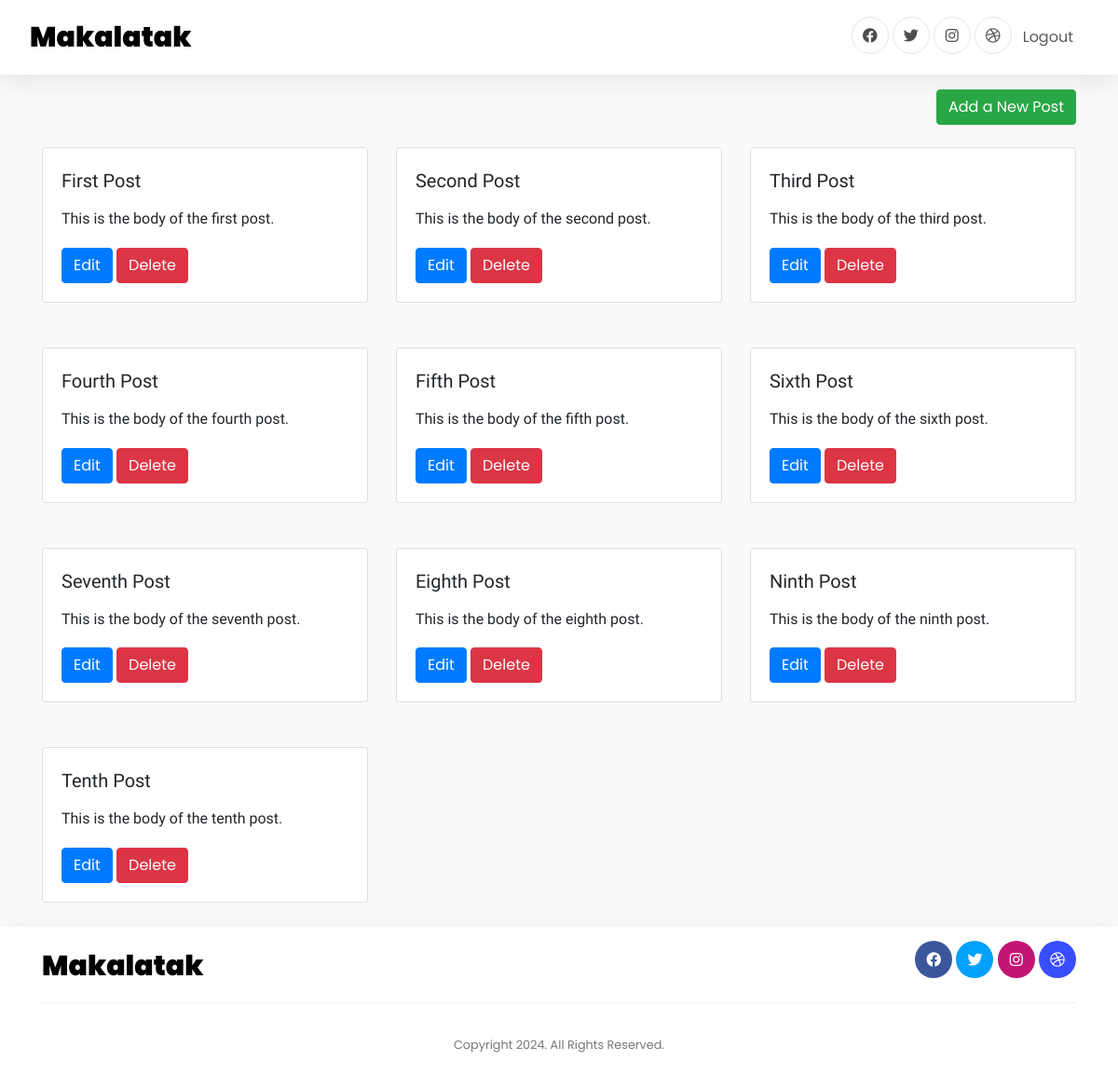
The page / on the database its author committed.
### tables this page shows
CREATE TABLE posts (
    id INT AUTO_INCREMENT PRIMARY KEY,
    title VARCHAR(255) NOT NULL,
    body TEXT NOT NULL,
    user_id INT NOT NULL,
    created_at TIMESTAMP DEFAULT CURRENT_TIMESTAMP,
    updated_at TIMESTAMP DEFAULT CURRENT_TIMESTAMP ON UPDATE CURRENT_TIMESTAMP,
    FOREIGN KEY (user_id) REFERENCES users(id) ON DELETE CASCADE ON UPDATE CASCADE
);

### index.php (the view, shortened to what this page needs)
<!DOCTYPE html>
<html lang="en">
<head>
<link rel="stylesheet" href="https://cdnjs.cloudflare.com/ajax/libs/font-awesome/6.1.1/css/all.min.css">
<link rel="stylesheet" href="https://cdn.jsdelivr.net/npm/sweetalert2@11.7.12/dist/sweetalert2.min.css">
<link rel="stylesheet" href="fonts/icomoon/style.css">
    <link rel="stylesheet" href="./css/footer.css">
<link rel="stylesheet" href="./css/bootstrap.min.css">
<link rel="stylesheet" href="./css/style.css">
<link rel="stylesheet" href="./css/animate.css">
<link rel="stylesheet" href="./css/index.css">
</head>
<body>
<header>
    <nav class="navbar justify-content-between d-flex navbar-expand-lg navbar-white bg-white">
    <a class="ms-3 navbar-brand" href="./index.php">Makalatak</a>
        <div class="collapse justify-content-end ms-auto navbar-collapse" id="navbarNav">
            <ul class="navbar-nav ml-auto me-3">
                <li class="social-media order-lg-last">
                    <p class="mb-0 d-flex">
                        <a href="#" class="d-flex align-items-center justify-content-center"><span class="fa-brands fa-facebook"><i class="sr-only">Facebook</i></span></a>
                        <a href="#" class="d-flex align-items-center justify-content-center"><span class="fa-brands fa-twitter"><i class="sr-only">Twitter</i></span></a>
                        <a href="#" class="d-flex align-items-center justify-content-center"><span class="fa-brands fa-instagram"><i class="sr-only">Instagram</i></span></a>
                        <a href="#" class="d-flex align-items-center justify-content-center"><span class="fa-brands fa-dribbble"><i class="sr-only">Dribbble</i></span></a>
                    </p>
                </li>
                <li class="nav-item me-2 order-lg-last">
                    <a class="nav-link" href="logout.php">Logout</a>
                </li>
            </ul>
        </div>
    </nav>
</header>
<?php
function truncateText($text, $maxLength = 100, $postId) {
    if (strlen($text) <= $maxLength) {
        return htmlspecialchars($text);
    }
    $truncated = substr($text, 0, $maxLength) . '... ';
    $seeMoreLink = '<a href="show-post.php?id=' . $postId . '">See more</a>';
    return htmlspecialchars($truncated) . $seeMoreLink;
}
?>
<?php
$conn = mysqli_connect("localhost", "root", "", "blog");
$query = "SELECT * FROM posts";
$result = mysqli_query($conn, $query);
$posts = mysqli_fetch_all($result, MYSQLI_ASSOC);
?>
<div class="container mt-3 d-flex align-items-center justify-content-end ">
    <a class="btn btn-success" href="create-post.php">Add a New Post</a>
</div>
<div class="container ">
    <div class="row">
        <?php foreach ($posts as $post): ?>
            <div class="col-md-4">
                <div class="card my-4">
                    <div class="card-body">
                        <h5 class="fredericka-the-great-regular card-title"><?php echo htmlspecialchars($post['title']); ?></h5>
                        <p class="card-text eagle-lake-regular"><?php echo truncateText($post['body'], 100, $post['id']); ?></p>
                        <a href="edit-post.php?id=<?php echo $post['id']; ?>" class="btn btn-primary">Edit</a>
                        <a href="delete-post.php?id=<?php echo $post['id']; ?>" class="btn btn-danger" onclick="confirmDelete(event, <?php echo $post['id']; ?>)">Delete</a>
                    </div>
                </div>
            </div>
        <?php endforeach; ?>
    </div>
        </div>
        <footer class="footer-59391">
      <div class="container">
        <div class="row ">
          <div class="col-md-4">
            <div class="site-logo">
            <a  href="./index.php">Makalatak</a>
            </div>
          </div>
          <div class="col-md-8 text-md-right">
            <ul class="list-unstyled social-icons">
              <li><a href="#" class="fb"><span class="fa-brands fa-facebook"></span></a></li>
              <li><a href="#" class="tw"><span class="fa-brands fa-twitter"></span></a></li>
              <li><a href="#" class="in"><span class="fa-brands fa-instagram"></span></a></li>
              <li><a href="#" class="be"><span class="fa-brands fa-dribbble"></span></a></li>
            </ul>
          </div>
        </div>
        <div class="row">
          <div class="col ">
            <div class="copyright">
              <p><small>Copyright 2024. All Rights Reserved.</small></p>
            </div>
          </div>
        </div>
    </div>
  </footer>
</body>
</html>

### css/footer.css (style rules this page uses)
body { font-family: "Roboto", -apple-system, BlinkMacSystemFont, "Segoe UI", Roboto, "Helvetica Neue", Arial, "Noto Sans", sans-serif, "Apple Color Emoji", "Segoe UI Emoji", "Segoe UI Symbol", "Noto Color Emoji"; }
h1, h2, h3, h4, h5, h6, .h1, .h2, .h3, .h4, .h5, .h6 { font-family: "Roboto", -apple-system, BlinkMacSystemFont, "Segoe UI", Roboto, "Helvetica Neue", Arial, "Noto Sans", sans-serif, "Apple Color Emoji", "Segoe UI Emoji", "Segoe UI Symbol", "Noto Color Emoji"; }
a { -webkit-transition: .3s all ease; -o-transition: .3s all ease; transition: .3s all ease; }
a, a:hover { text-decoration: none !important; }
.footer-59391 { border-top: 1px solid #efefef; background-color: #fff; font-family: "Poppins", sans-serif; padding: 2rem 0 ; }
.footer-59391 .site-logo { color: #fff; }
.footer-59391 .site-logo a { font-size: 30px; color: #000; font-weight: 900; }
.footer-59391 .social-icons li { display: inline-block; }
.footer-59391 .social-icons li a { display: inline-block; position: relative; width: 40px; height: 40px; border-radius: 50%; }
.footer-59391 .social-icons li a.be { background: #394cff; }
.footer-59391 .social-icons li a.tw { background: #00a0fb; }
.footer-59391 .social-icons li a.in { background: #c31574; }
.footer-59391 .social-icons li a.fb { background: #3b579b; }
.footer-59391 .social-icons li a span { position: absolute; top: 50%; left: 50%; -webkit-transform: translate(-50%, -50%); -ms-transform: translate(-50%, -50%); transform: translate(-50%, -50%); color: #fff; }
.footer-59391 .copyright { border-top: 1px solid #efefef; padding-top: 30px; text-align: center; color: #777; }

### css/index.css (style rules this page uses)
nav { box-shadow: rgba(149, 157, 165, 0.2) 0px 8px 24px; }
footer { box-shadow: rgba(149, 157, 165, 0.2) 0px 8px 24px; }
.footer-59391 { border-top: 1px solid #efefef; background-color: #fff; font-family: "Poppins", sans-serif; padding: 1rem 0 ; }
.navbar-brand { font-size: 30px; color: #000; font-weight: 900; }
.eagle-lake-regular { font-family: "Eagle Lake", serif; font-weight: 400; font-style: normal; }
.fredericka-the-great-regular { font-family: "Fredericka the Great", serif; font-weight: 400; font-style: normal; }

### index.php (style rules this page uses)
.fredericka-the-great-regular { font-family: "Fredericka the Great", serif; font-weight: 400; font-style: normal; }

### rows shown on the page
posts: title "First Post", body "This is the body of the first post."
posts: title "Second Post", body "This is the body of the second post."
posts: title "Third Post", body "This is the body of the third post."
posts: title "Fourth Post", body "This is the body of the fourth post."
posts: title "Fifth Post", body "This is the body of the fifth post."
posts: title "Sixth Post", body "This is the body of the sixth post."
posts: title "Seventh Post", body "This is the body of the seventh post."
posts: title "Eighth Post", body "This is the body of the eighth post."
posts: title "Ninth Post", body "This is the body of the ninth post."
posts: title "Tenth Post", body "This is the body of the tenth post."
